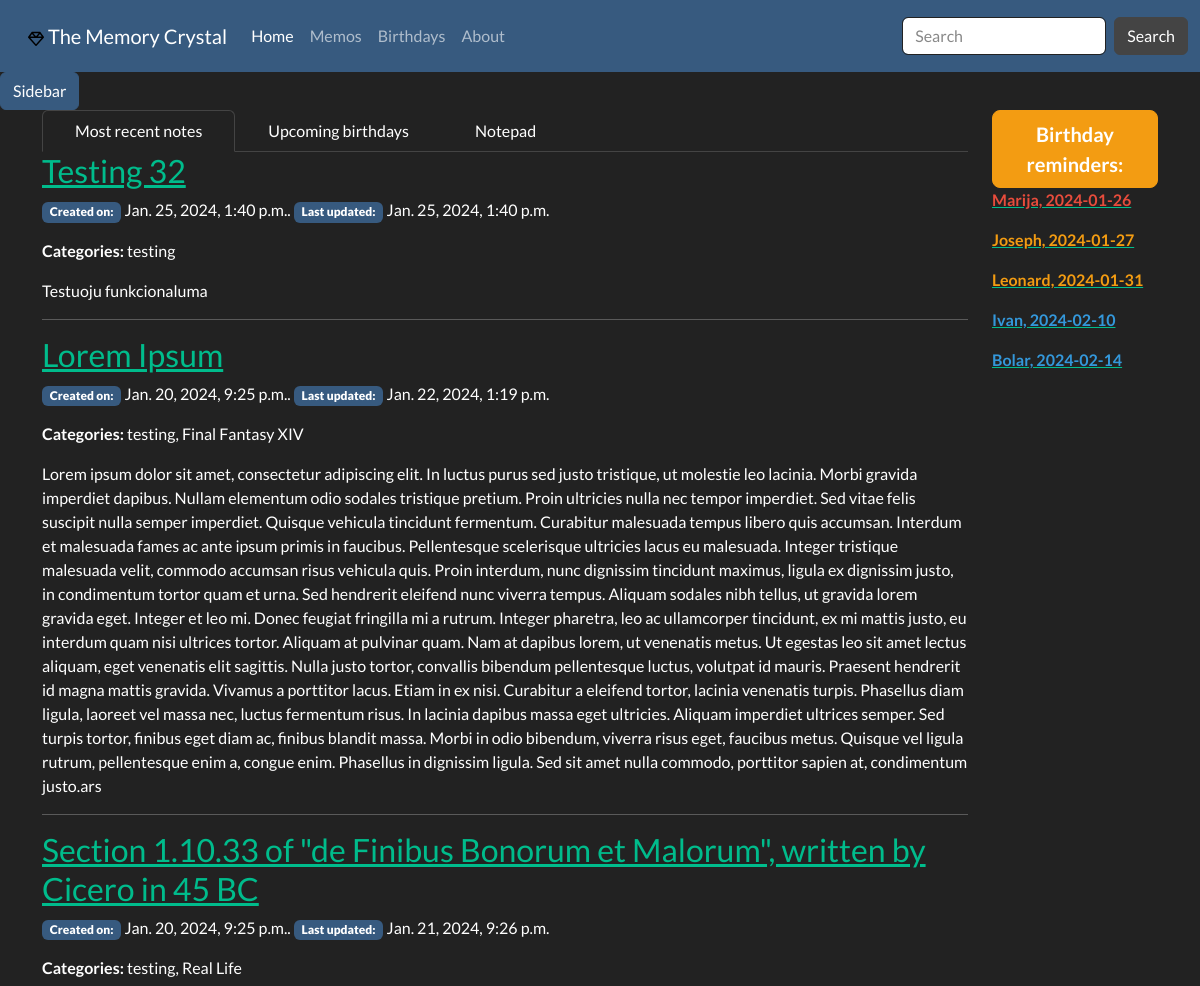
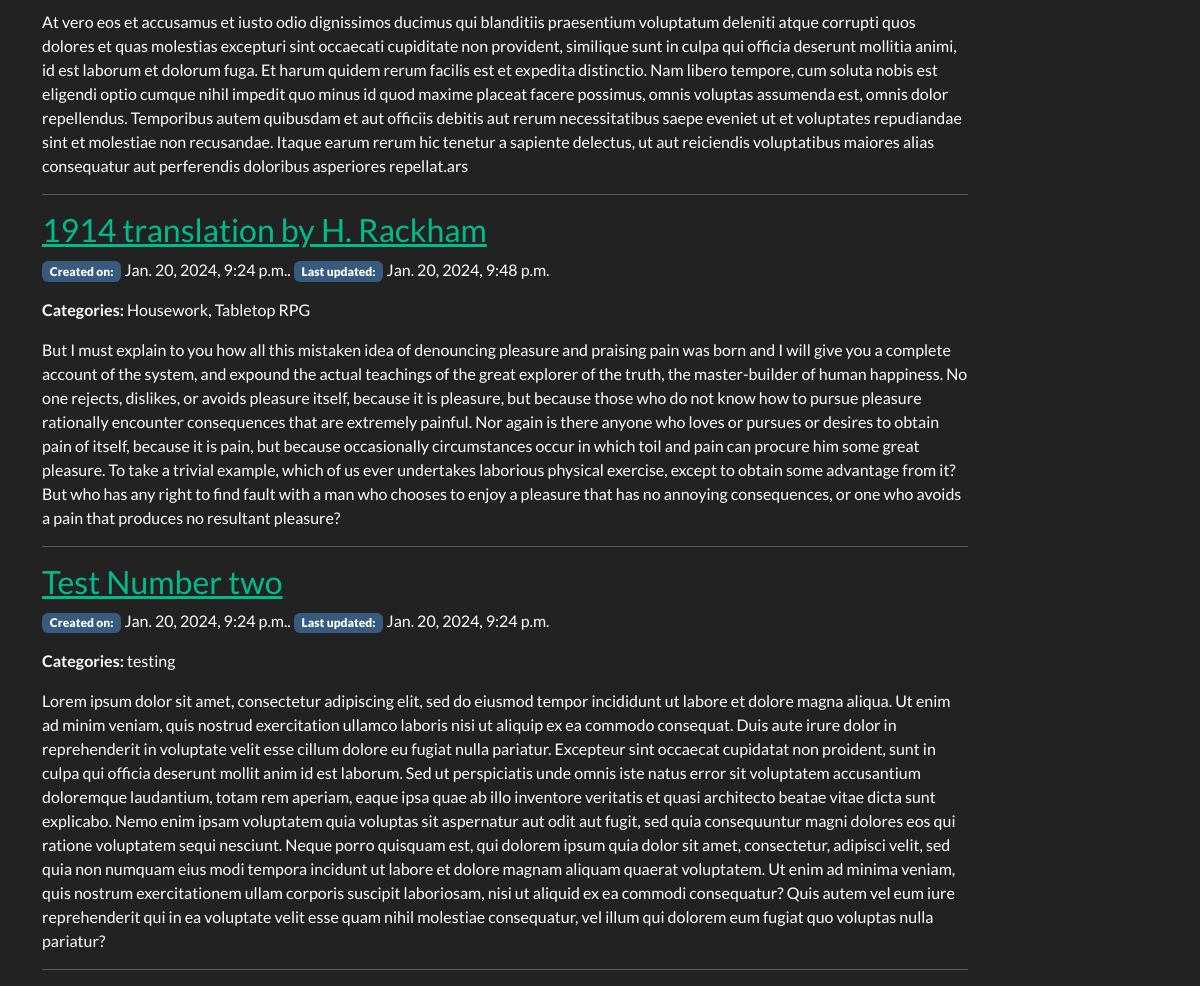
The app's page /notes/ with its own data (2 pictures, top to bottom).
### memory_crystal/models.py (models this page shows, shortened)
class Memo(models.Model):
    pub_date = models.DateTimeField(auto_now_add=True, verbose_name='Date created')
    last_modified = models.DateTimeField(auto_now=True, verbose_name='Last modified')
    slug = models.SlugField(max_length=20, unique=True, blank=True, null=True)
    title = models.CharField(max_length=100, unique=True)
    content = HTMLField()
    category = models.ManyToManyField('Category', related_name='memos', help_text='Memo categories', blank=True)
    class Meta:
        ordering = ['last_modified', 'pub_date']
    @property
    def all_categories(self) -> str:
        return ', '.join(cat.name for cat in self.category.all())

class Category(models.Model):
    name = models.CharField(max_length=200, unique=True)
    memo = models.ManyToManyField(Memo, related_name='categories', blank=True)
    def __str__(self) -> str:
        return f'{self.name.title()}'
    class Meta:
        verbose_name_plural = 'Categories'

class Birthday(models.Model):
    person = models.CharField(max_length=100, unique=True)
    bdate = models.DateField(help_text='YYYY-MM-DD', verbose_name='Date')
    @property
    def soon(self) -> str | bool:
        remaining_days = self.bdate - timezone.now().date()
        if timezone.timedelta(days=-1) <= remaining_days <= timezone.timedelta(days=1):
            return 'danger'
        elif timezone.timedelta(days=-1) <= remaining_days <= timezone.timedelta(days=14):
            return 'warning'
        elif timezone.timedelta(days=-1) <= remaining_days <= timezone.timedelta(days=30):
            return 'info'
        else:
            return False
    def __str__(self) -> str:
        return f'{self.person}, {self.bdate}'

### memory_crystal/views.py (the view, shortened to what this page needs)
# urls.py: path('', views.index, name='currency-index'),
def index(request):
    np_form = MemoForm
    recent_memos = Memo.objects.all().order_by('-last_modified')[:5]
    all_categories = Category.objects.all()
    ordered_birthdays = Birthday.objects.all().order_by('bdate')
    context = {
        'recent_memos': recent_memos,
        'all_categories': all_categories,
        'ordered_birthdays': ordered_birthdays,
        'np_form': np_form
    }
    return render(request, 'memory_crystal/index.html', context=context)

### memory_crystal/templatetags/memo_extras.py (called while the page is built)
@register.inclusion_tag('memory_crystal/offcanvas.html')
def render_offcanvas():
    all_categories = Category.objects.all()
    return {'all_categories': all_categories}

### memory_crystal/templates/memory_crystal/index.html (shortened to what this page needs)
{% extends 'memory_crystal/base.html' %}
{% block content %}
{% load crispy_forms_tags %}
<div class="container">
  <div class="row">
    <div class="col-10">
      <ul class="nav nav-tabs" role="tablist">
        <li class="nav-item" role="presentation">
          <a class="nav-link active" data-bs-toggle="tab" href="#memos" aria-selected="true" role="tab">Most recent notes</a>
        </li>
        <li class="nav-item" role="presentation">
          <a class="nav-link" data-bs-toggle="tab" href="#birthdays" aria-selected="false" role="tab" tabindex="-1">Upcoming birthdays</a>
        </li>
        <li class="nav-item" role="presentation">
          <a class="nav-link" data-bs-toggle="tab" href="#notepad" aria-selected="false" role="tab" tabindex="-1">Notepad</a>
        </li>
      </ul>
      <div id="myTabContent" class="tab-content">
        <div class="tab-pane fade active show" id="memos" role="tabpanel">
          {% for memo in recent_memos %}
            {% if memo.title %}
              <h3><a href="{% url 'memo-detail' memo.slug %}">{{ memo.title }}</a></h3>
            {% endif %}
              <p><span class="badge bg-primary"><b>Created on:</b></span> {{ memo.pub_date }}. <span class="badge bg-primary"><b>Last updated:</b></span> {{ memo.last_modified }}</p>
              <p><b>Categories:</b> {{ memo.all_categories }}</p>
              <p>{{ memo.content | safe}}</p>
              <hr>
          {% endfor %}
        </div>
    </div>
  </div>
    <div class="col-2">
      <button class="btn btn-lg btn-warning"><b>Birthday reminders:</b></button>
      {% for birthday in ordered_birthdays %}
        {% if birthday.soon %}
          <a href="{% url 'birthday-detail' birthday.id %}"><p class="text-{{ birthday.soon }}"><b>{{ birthday }}</b></p></a>
        {% endif %}
      {% endfor %}
      </div>
    </div>
  </div>
{% endblock %}

### records on screen
Memo: title "Testing 32", pub_date "Jan. 25, 2024, 1:40 p.m.", last_modified "Jan. 25, 2024, 1:40 p.m.", all_categories "testing", content "Testuoju funkcionaluma"
Memo: title "Lorem Ipsum", pub_date "Jan. 20, 2024, 9:25 p.m.", last_modified "Jan. 22, 2024, 1:19 p.m.", all_categories "testing, Final Fantasy XIV", content "Lorem ipsum dolor sit amet, consectetur adipiscing elit. In luctus purus sed justo tristique, ut molestie leo lacinia. Morbi gravida imperdiet dapibus. Nullam elementum odio sodales tristique pretium. Proin ultricies nulla nec tempor imperdiet. Sed vitae felis suscipit nulla semper imperdiet. Quisque vehicula tincidunt fermentum. Curabitur malesuada tempus libero quis accumsan. Interdum et malesuada fames ac ante ipsum primis in faucibus. Pellentesque scelerisque ultricies lacus eu malesuada. Integer tristique malesuada velit, commodo accumsan risus vehicula quis. Proin interdum, nunc dignissim tincidunt maximus, ligula ex dignissim justo, in condimentum tortor quam et urna. Sed hendrerit…"
Memo: title "Section 1.10.33 of \"de Finibus Bonorum et Malorum\", written by Cicero in 45 BC", pub_date "Jan. 20, 2024, 9:25 p.m.", last_modified "Jan. 21, 2024, 9:26 p.m.", all_categories "testing, Real Life", content "At vero eos et accusamus et iusto odio dignissimos ducimus qui blanditiis praesentium voluptatum deleniti atque corrupti quos dolores et quas molestias excepturi sint occaecati cupiditate non provident, similique sunt in culpa qui officia deserunt mollitia animi, id est laborum et dolorum fuga. Et harum quidem rerum facilis est et expedita distinctio. Nam libero tempore, cum soluta nobis est eligendi optio cumque nihil impedit quo minus id quod maxime placeat facere possimus, omnis voluptas assumenda est, omnis dolor repellendus. Temporibus autem quibusdam et aut officiis debitis aut rerum necessitatibus saepe eveniet ut et voluptates repudiandae sint et molestiae non recusandae. Itaque…"
Memo: title "1914 translation by H. Rackham", pub_date "Jan. 20, 2024, 9:24 p.m.", last_modified "Jan. 20, 2024, 9:48 p.m.", all_categories "Housework, Tabletop RPG", content "But I must explain to you how all this mistaken idea of denouncing pleasure and praising pain was born and I will give you a complete account of the system, and expound the actual teachings of the great explorer of the truth, the master-builder of human happiness. No one rejects, dislikes, or avoids pleasure itself, because it is pleasure, but because those who do not know how to pursue pleasure rationally encounter consequences that are extremely painful. Nor again is there anyone who loves or pursues or desires to obtain pain of itself, because it is pain, but because occasionally circumstances occur in which toil and pain can procure him some great pleasure. To take a trivial example,…"
Memo: title "Test Number two", pub_date "Jan. 20, 2024, 9:24 p.m.", last_modified "Jan. 20, 2024, 9:24 p.m.", all_categories "testing", content "Lorem ipsum dolor sit amet, consectetur adipiscing elit, sed do eiusmod tempor incididunt ut labore et dolore magna aliqua. Ut enim ad minim veniam, quis nostrud exercitation ullamco laboris nisi ut aliquip ex ea commodo consequat. Duis aute irure dolor in reprehenderit in voluptate velit esse cillum dolore eu fugiat nulla pariatur. Excepteur sint occaecat cupidatat non proident, sunt in culpa qui officia deserunt mollit anim id est laborum. Sed ut perspiciatis unde omnis iste natus error sit voluptatem accusantium doloremque laudantium, totam rem aperiam, eaque ipsa quae ab illo inventore veritatis et quasi architecto beatae vitae dicta sunt explicabo. Nemo enim ipsam voluptatem quia…"
Birthday: person+bdate "Marija, 2024-01-26"
Birthday: person+bdate "Joseph, 2024-01-27"
Birthday: person+bdate "Leonard, 2024-01-31"
Birthday: person+bdate "Ivan, 2024-02-10"
Birthday: person+bdate "Bolar, 2024-02-14"
